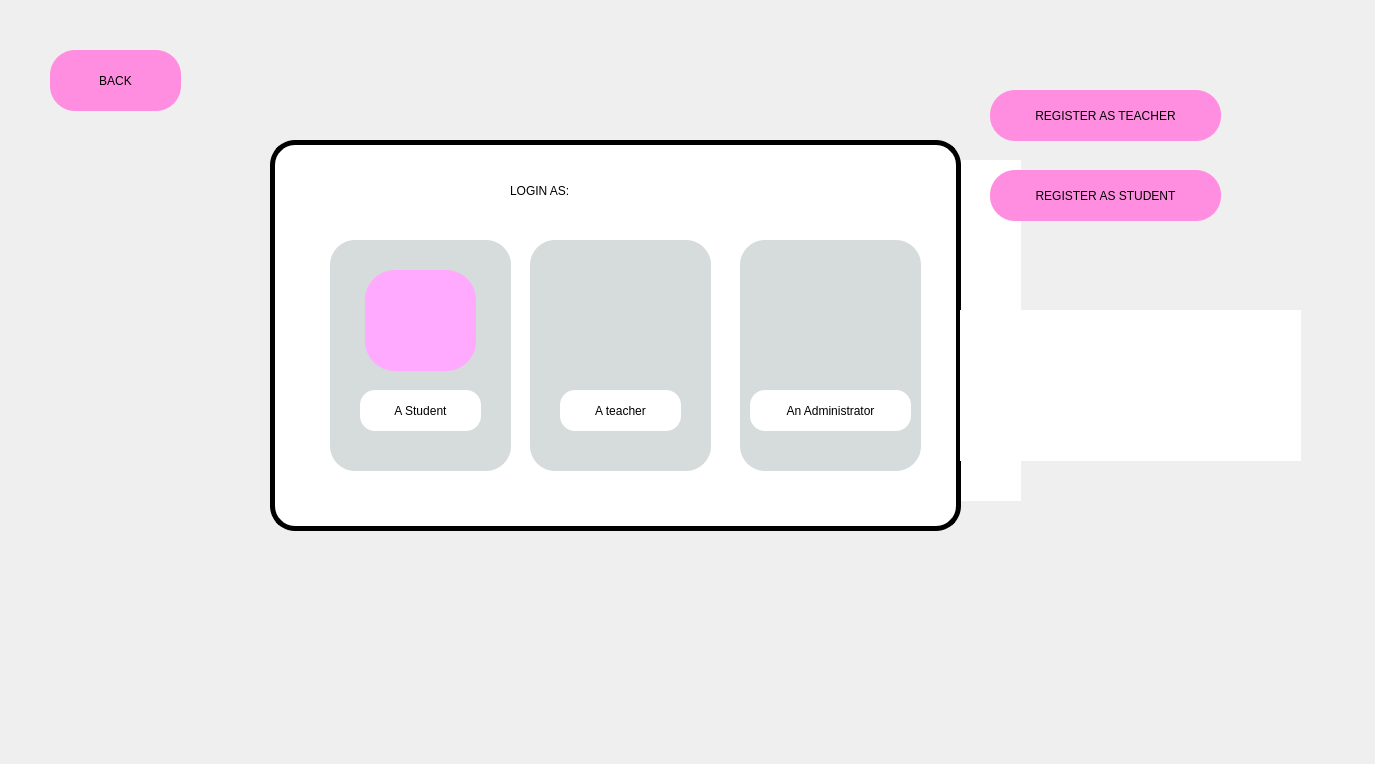
<?xml version="1.0" encoding="UTF-8"?>
<ui version="4.0">
 <class>MainWindow</class>
 <widget class="QMainWindow" name="MainWindow">
  <property name="geometry">
   <rect>
    <x>0</x>
    <y>0</y>
    <width>1375</width>
    <height>764</height>
   </rect>
  </property>
  <property name="windowTitle">
   <string>MainWindow</string>
  </property>
  <property name="styleSheet">
   <string notr="true"/>
  </property>
  <widget class="QWidget" name="centralwidget">
   <widget class="QPushButton" name="pushButton">
    <property name="geometry">
     <rect>
      <x>50</x>
      <y>50</y>
      <width>131</width>
      <height>61</height>
     </rect>
    </property>
    <property name="styleSheet">
     <string notr="true">QPushButton{
background-color:rgb(255, 142, 225);
font: 63 12pt &quot;Segoe UI Variable Small Semibol&quot;;
border-radius: 25px;
}
QPushButton:pressed{

background-color: rgb(209, 199, 199);
}</string>
    </property>
    <property name="text">
     <string>BACK</string>
    </property>
   </widget>
   <widget class="QLabel" name="label">
    <property name="geometry">
     <rect>
      <x>-120</x>
      <y>0</y>
      <width>1501</width>
      <height>771</height>
     </rect>
    </property>
    <property name="sizePolicy">
     <sizepolicy hsizetype="Expanding" vsizetype="Expanding">
      <horstretch>0</horstretch>
      <verstretch>0</verstretch>
     </sizepolicy>
    </property>
    <property name="styleSheet">
     <string notr="true"/>
    </property>
    <property name="text">
     <string/>
    </property>
    <property name="pixmap">
     <pixmap>../../tir12.jpg</pixmap>
    </property>
    <property name="scaledContents">
     <bool>true</bool>
    </property>
   </widget>
   <widget class="QLabel" name="label_4">
    <property name="geometry">
     <rect>
      <x>365</x>
      <y>270</y>
      <width>111</width>
      <height>101</height>
     </rect>
    </property>
    <property name="styleSheet">
     <string notr="true">background-color:rgb(255, 170, 255);
border-radius:30px;</string>
    </property>
    <property name="text">
     <string/>
    </property>
    <property name="pixmap">
     <pixmap>../../WhatsApp Image 2024-02-27 at 1.19.48 AM.jpeg</pixmap>
    </property>
    <property name="scaledContents">
     <bool>false</bool>
    </property>
   </widget>
   <widget class="QLabel" name="label_3">
    <property name="geometry">
     <rect>
      <x>330</x>
      <y>240</y>
      <width>181</width>
      <height>231</height>
     </rect>
    </property>
    <property name="styleSheet">
     <string notr="true">background-color: rgb(214, 219, 219);
border-radius:25px;</string>
    </property>
    <property name="text">
     <string/>
    </property>
   </widget>
   <widget class="QLabel" name="label_5">
    <property name="geometry">
     <rect>
      <x>530</x>
      <y>240</y>
      <width>181</width>
      <height>231</height>
     </rect>
    </property>
    <property name="styleSheet">
     <string notr="true">background-color: rgb(214, 219, 219);
border-radius:25px;</string>
    </property>
    <property name="text">
     <string/>
    </property>
   </widget>
   <widget class="QLabel" name="label_6">
    <property name="geometry">
     <rect>
      <x>740</x>
      <y>240</y>
      <width>181</width>
      <height>231</height>
     </rect>
    </property>
    <property name="styleSheet">
     <string notr="true">background-color: rgb(214, 219, 219);
border-radius:25px;</string>
    </property>
    <property name="text">
     <string/>
    </property>
   </widget>
   <widget class="QLabel" name="label_7">
    <property name="geometry">
     <rect>
      <x>560</x>
      <y>270</y>
      <width>111</width>
      <height>101</height>
     </rect>
    </property>
    <property name="text">
     <string/>
    </property>
    <property name="pixmap">
     <pixmap>../../WhatsApp Image 2024-02-27 at 1.20.46 AM.jpeg</pixmap>
    </property>
   </widget>
   <widget class="QLabel" name="label_8">
    <property name="geometry">
     <rect>
      <x>770</x>
      <y>270</y>
      <width>111</width>
      <height>101</height>
     </rect>
    </property>
    <property name="text">
     <string/>
    </property>
    <property name="pixmap">
     <pixmap>../../WhatsApp Image 2024-02-27 at 1.22.28 AM.jpeg</pixmap>
    </property>
    <property name="scaledContents">
     <bool>false</bool>
    </property>
   </widget>
   <widget class="QLabel" name="label_9">
    <property name="geometry">
     <rect>
      <x>510</x>
      <y>170</y>
      <width>271</width>
      <height>41</height>
     </rect>
    </property>
    <property name="styleSheet">
     <string notr="true">font: 87 29pt &quot;Bodoni MT Black&quot;;
background-color: rgb(255, 255, 255);</string>
    </property>
    <property name="text">
     <string>LOGIN AS:</string>
    </property>
   </widget>
   <widget class="QPushButton" name="pushButton_4">
    <property name="geometry">
     <rect>
      <x>360</x>
      <y>390</y>
      <width>121</width>
      <height>41</height>
     </rect>
    </property>
    <property name="styleSheet">
     <string notr="true">QPushButton{
font: 75 16pt &quot;Rockwell&quot;;
background-color:rgb(255, 255, 255);
border-radius:15px;
}
QPushButton:pressed{
background-color: rgb(209, 199, 199);
}</string>
    </property>
    <property name="text">
     <string>A Student</string>
    </property>
   </widget>
   <widget class="QPushButton" name="pushButton_2">
    <property name="geometry">
     <rect>
      <x>560</x>
      <y>390</y>
      <width>121</width>
      <height>41</height>
     </rect>
    </property>
    <property name="styleSheet">
     <string notr="true">QPushButton{
font: 75 16pt &quot;Rockwell&quot;;
background-color:rgb(255, 255, 255);
border-radius:15px;
}
QPushButton:pressed{
background-color: rgb(209, 199, 199);
}</string>
    </property>
    <property name="text">
     <string>A teacher</string>
    </property>
   </widget>
   <widget class="QPushButton" name="pushButton_3">
    <property name="geometry">
     <rect>
      <x>750</x>
      <y>390</y>
      <width>161</width>
      <height>41</height>
     </rect>
    </property>
    <property name="styleSheet">
     <string notr="true">QPushButton{
font: 75 16pt &quot;Rockwell&quot;;
background-color:rgb(255, 255, 255);
border-radius:15px;
}
QPushButton:pressed{
background-color: rgb(209, 199, 199);
}</string>
    </property>
    <property name="text">
     <string>An Administrator</string>
    </property>
   </widget>
   <widget class="QPushButton" name="b3">
    <property name="geometry">
     <rect>
      <x>990</x>
      <y>90</y>
      <width>231</width>
      <height>51</height>
     </rect>
    </property>
    <property name="styleSheet">
     <string notr="true">QPushButton#b3 {
    background-color: rgb(255, 142, 225);
    color: black; 
    border-radius: 25px;
    font:;
	font:;
	font: 14pt &quot;MS Shell Dlg 2&quot;;
}
rgb(186, 172, 255)
QPushButton#b3:pressed{
background-color: rgb(188, 188, 188);
}</string>
    </property>
    <property name="text">
     <string>REGISTER AS TEACHER</string>
    </property>
   </widget>
   <widget class="QPushButton" name="pushButton_5">
    <property name="geometry">
     <rect>
      <x>990</x>
      <y>170</y>
      <width>231</width>
      <height>51</height>
     </rect>
    </property>
    <property name="styleSheet">
     <string notr="true">QPushButton {
    background-color: rgb(255, 142, 225);
    color: black; 
    border-radius: 25px;
    font:;
	font:;
	font: 14pt &quot;MS Shell Dlg 2&quot;;
}
rgb(186, 172, 255)
QPushButton:pressed{
background-color: rgb(188, 188, 188);
}</string>
    </property>
    <property name="text">
     <string>REGISTER AS STUDENT</string>
    </property>
   </widget>
   <widget class="QLabel" name="label_2">
    <property name="geometry">
     <rect>
      <x>360</x>
      <y>160</y>
      <width>661</width>
      <height>341</height>
     </rect>
    </property>
    <property name="styleSheet">
     <string notr="true">background-color: rgb(255, 255, 255);</string>
    </property>
    <property name="text">
     <string>TextLabel</string>
    </property>
   </widget>
   <widget class="QLabel" name="label_12">
    <property name="geometry">
     <rect>
      <x>390</x>
      <y>160</y>
      <width>341</width>
      <height>241</height>
     </rect>
    </property>
    <property name="styleSheet">
     <string notr="true">background-color: rgb(255, 255, 255);</string>
    </property>
    <property name="text">
     <string>TextLabel</string>
    </property>
   </widget>
   <widget class="QLabel" name="label_11">
    <property name="geometry">
     <rect>
      <x>270</x>
      <y>140</y>
      <width>691</width>
      <height>391</height>
     </rect>
    </property>
    <property name="styleSheet">
     <string notr="true">background-color: rgb(255, 255, 255);
border-radius:25px;
border: 5px solid black; </string>
    </property>
    <property name="text">
     <string/>
    </property>
   </widget>
   <widget class="QLabel" name="label_10">
    <property name="geometry">
     <rect>
      <x>960</x>
      <y>310</y>
      <width>341</width>
      <height>151</height>
     </rect>
    </property>
    <property name="styleSheet">
     <string notr="true">background-color: rgb(255, 255, 255);</string>
    </property>
    <property name="text">
     <string/>
    </property>
   </widget>
   <zorder>label_12</zorder>
   <zorder>label_2</zorder>
   <zorder>label</zorder>
   <zorder>pushButton</zorder>
   <zorder>b3</zorder>
   <zorder>label_11</zorder>
   <zorder>label_3</zorder>
   <zorder>label_4</zorder>
   <zorder>label_5</zorder>
   <zorder>label_6</zorder>
   <zorder>label_7</zorder>
   <zorder>label_8</zorder>
   <zorder>label_9</zorder>
   <zorder>pushButton_2</zorder>
   <zorder>pushButton_3</zorder>
   <zorder>pushButton_4</zorder>
   <zorder>pushButton_5</zorder>
   <zorder>label_10</zorder>
  </widget>
 </widget>
 <resources/>
 <connections/>
</ui>
